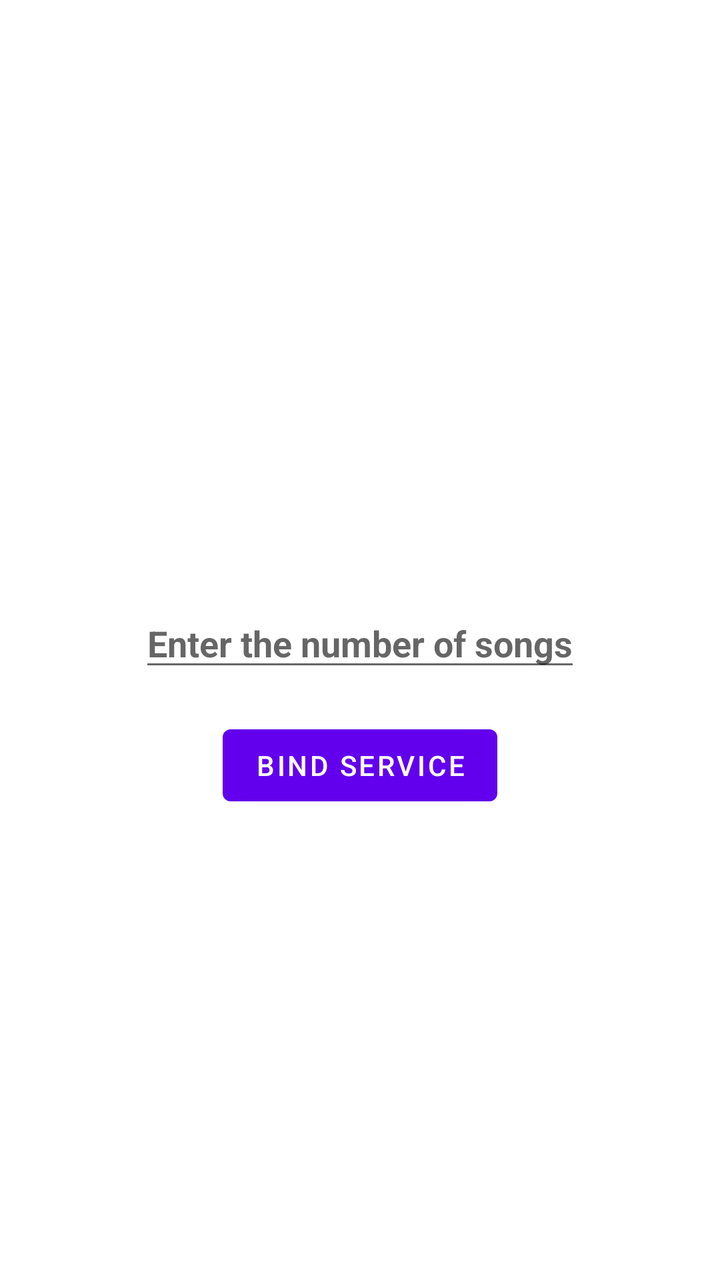
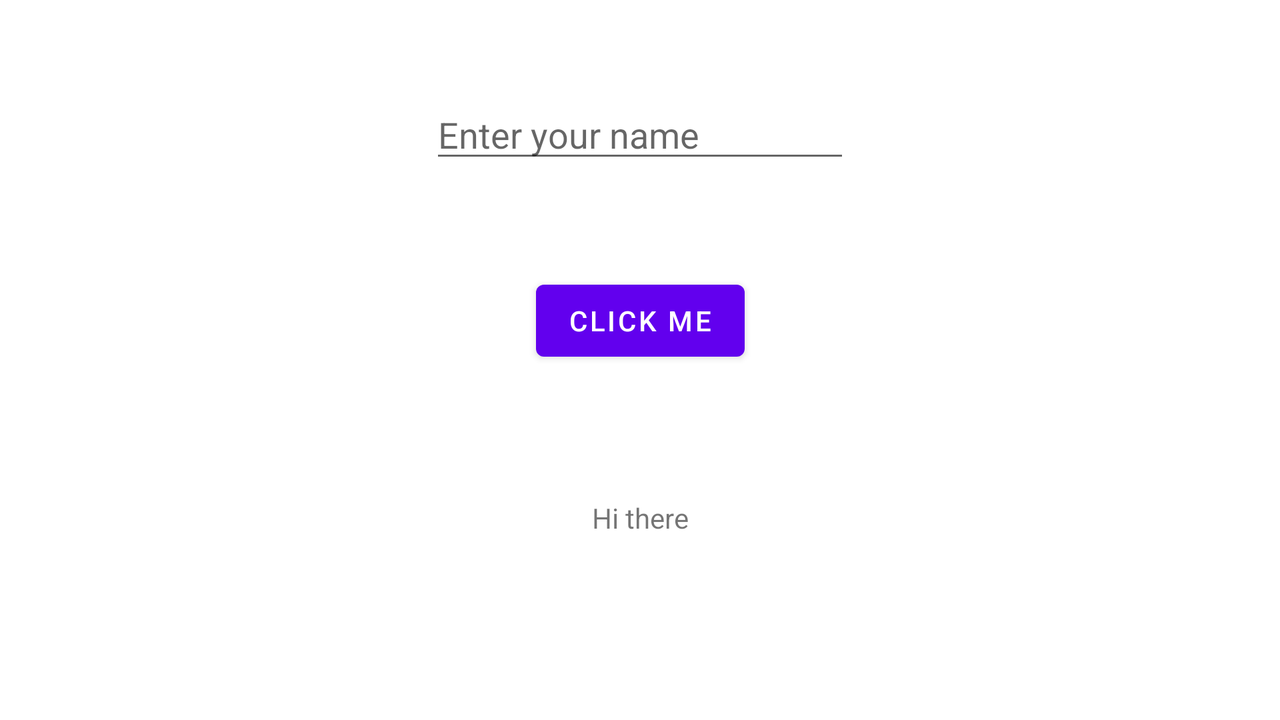

Two renders of one Android screen. The first uses the default layout on a phone; the second uses the alternative layout the repository ships for a different screen configuration, on a matching device. The two XML files are below.
<!-- AndroidManifest.xml: application theme Theme.Day1Assignment -->
<!-- res/layout/activity_main.xml -->
<?xml version="1.0" encoding="utf-8"?>
<androidx.constraintlayout.widget.ConstraintLayout xmlns:android="http://schemas.android.com/apk/res/android"
    xmlns:app="http://schemas.android.com/apk/res-auto"
    xmlns:tools="http://schemas.android.com/tools"
    android:layout_width="match_parent"
    android:layout_height="match_parent"
    tools:context=".MainActivity">

    <EditText
        android:id="@+id/service_text"
        android:layout_width="wrap_content"
        android:layout_height="wrap_content"
       android:hint="Enter the number of songs"
        android:textAlignment="center"
        android:textSize="18sp"
        android:inputType="numberDecimal"
        android:textStyle="bold"
        app:layout_constraintBottom_toBottomOf="parent"
        app:layout_constraintLeft_toLeftOf="parent"
        app:layout_constraintRight_toRightOf="parent"
        app:layout_constraintTop_toTopOf="parent" />

    <Button
        android:id="@+id/bind_service_button"
        android:layout_width="wrap_content"
        android:layout_height="wrap_content"
        android:layout_marginTop="18dp"
        android:onClick="serviceHandler"
        android:text="Bind Service"
        app:layout_constraintLeft_toLeftOf="@id/service_text"
        app:layout_constraintRight_toRightOf="@id/service_text"
        app:layout_constraintTop_toBottomOf="@id/service_text" />



</androidx.constraintlayout.widget.ConstraintLayout>
<!-- resources referenced by this layout -->
<resources>
  <style name="Theme.Day1Assignment" parent="Theme.MaterialComponents.DayNight.DarkActionBar">
          
          <item name="colorPrimary">@color/purple_500</item>
          <item name="colorPrimaryVariant">@color/purple_700</item>
          <item name="colorOnPrimary">@color/white</item>
          
          <item name="colorSecondary">@color/teal_200</item>
          <item name="colorSecondaryVariant">@color/teal_700</item>
          <item name="colorOnSecondary">@color/black</item>
          
          <item name="android:statusBarColor" tools:targetApi="l">?attr/colorPrimaryVariant</item>
          
      </style>
</resources>
<!-- res/layout-land/activity_main.xml (the repository's variant of the layout above) -->
<!-- drawn on the phone turned sideways -->
<?xml version="1.0" encoding="utf-8"?>
<androidx.constraintlayout.widget.ConstraintLayout xmlns:android="http://schemas.android.com/apk/res/android"
    xmlns:app="http://schemas.android.com/apk/res-auto"
    xmlns:tools="http://schemas.android.com/tools"
    android:layout_width="match_parent"
    android:layout_height="match_parent">

    <EditText
        android:id="@+id/name"
        android:layout_width="wrap_content"
        android:layout_height="wrap_content"
        android:ems="10"
        android:hint="@string/enter_your_name"
        android:inputType="textPersonName"
        app:layout_constraintBottom_toBottomOf="parent"
        app:layout_constraintEnd_toEndOf="parent"
        app:layout_constraintStart_toStartOf="parent"
        app:layout_constraintTop_toTopOf="parent"
        app:layout_constraintVertical_bias="0.141" />

    <Button
        android:id="@+id/button"
        android:layout_width="wrap_content"
        android:layout_height="wrap_content"
        android:layout_marginTop="50dp"
        android:text="@string/button"
        app:layout_constraintBottom_toBottomOf="parent"
        app:layout_constraintEnd_toEndOf="parent"
        app:layout_constraintStart_toStartOf="parent"
        app:layout_constraintTop_toBottomOf="@+id/name"
        app:layout_constraintVertical_bias="0.0" />

    <TextView
        android:id="@+id/text"
        android:layout_width="wrap_content"
        android:layout_height="wrap_content"
        android:text="@string/hi_there"
        app:layout_constraintBottom_toBottomOf="parent"
        app:layout_constraintEnd_toEndOf="parent"
        app:layout_constraintStart_toStartOf="parent"
        app:layout_constraintTop_toBottomOf="@+id/button"
        app:layout_constraintVertical_bias="0.414" />
</androidx.constraintlayout.widget.ConstraintLayout>
<!-- resources referenced by the variant -->
<!-- as the phone turned sideways resolves them -->
<resources>
  <string name="button">Click Me</string>
  <string name="enter_your_name">Enter your name</string>
  <string name="hi_there">Hi there</string>
  <style name="Theme.Day1Assignment" parent="Theme.MaterialComponents.DayNight.DarkActionBar">
          
          <item name="colorPrimary">@color/purple_500</item>
          <item name="colorPrimaryVariant">@color/purple_700</item>
          <item name="colorOnPrimary">@color/white</item>
          
          <item name="colorSecondary">@color/teal_200</item>
          <item name="colorSecondaryVariant">@color/teal_700</item>
          <item name="colorOnSecondary">@color/black</item>
          
          <item name="android:statusBarColor" tools:targetApi="l">?attr/colorPrimaryVariant</item>
          
      </style>
</resources>
